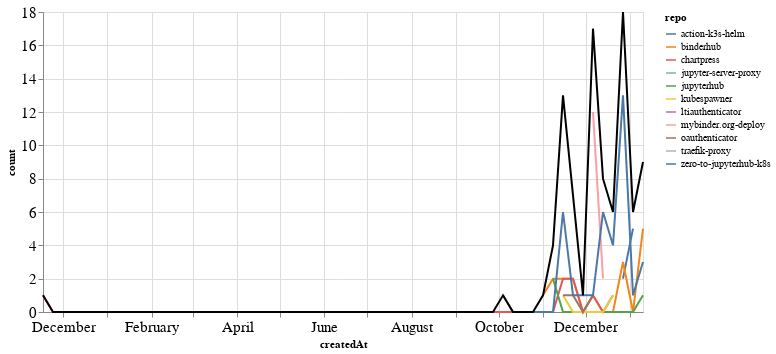

The notebook cell saved with this chart:
### Markdown cell above
### PRs

### Code cell
prs_time = prs.groupby('repo').resample('W', on='createdAt').count()['author'].reset_index()
prs_time = prs_time.rename(columns={'author': 'count'})
prs_time_total = prs_time.groupby('createdAt').agg({"count": "sum"}).reset_index()

ch1 = alt.Chart(prs_time, width=600).mark_line().encode(
    x='createdAt',
    y='count',
    color='repo',
    tooltip="repo"
)

ch2 = alt.Chart(prs_time_total, width=600).mark_line(color="black").encode(
    x='createdAt',
    y='count',
)

ch1 + ch2

### Figure 1 — Vega-Lite specification as saved in the notebook (floating-point values rounded to 4 significant figures)
{"config": {"axisLeft": {"labelFontSize": 15}, "axisBottom": {"labelFontSize": 15}}, "layer": [{"data": {"name": "data-f443311d548c86524df70fe2600067a6"}, "mark": "line", "encoding": {"color": {"type": "nominal", "field": "repo"}, "tooltip": {"type": "nominal", "field": "repo"}, "x": {"type": "temporal", "field": "createdAt"}, "y": {"type": "quantitative", "field": "count"}}, "width": 600}, {"data": {"name": "data-e96bc189ea5273c5446f15436dd06cc3"}, "mark": {"type": "line", "color": "black"}, "encoding": {"x": {"type": "temporal", "field": "createdAt"}, "y": {"type": "quantitative", "field": "count"}}, "width": 600}], "$schema": "https://vega.github.io/schema/vega-lite/v4.8.1.json", "datasets": {"data-f443311d548c86524df70fe2600067a6": [{"repo": "action-k3s-helm", "createdAt": "2020-12-27T00:00:00", "count": 2}, {"repo": "action-k3s-helm", "createdAt": "2021-01-03T00:00:00", "count": 5}, {"repo": "binderhub", "createdAt": "2020-11-01T00:00:00", "count": 1}, {"repo": "binderhub", "createdAt": "2020-11-08T00:00:00", "count": 2}, {"repo": "binderhub", "createdAt": "2020-11-15T00:00:00", "count": 2}, {"repo": "binderhub", "createdAt": "2020-11-22T00:00:00", "count": 2}, {"repo": "binderhub", "createdAt": "2020-11-29T00:00:00", "count": 0}, {"repo": "binderhub", "createdAt": "2020-12-06T00:00:00", "count": 1}, {"repo": "binderhub", "createdAt": "2020-12-13T00:00:00", "count": 0}, {"repo": "binderhub", "createdAt": "2020-12-20T00:00:00", "count": 0}, {"repo": "binderhub", "createdAt": "2020-12-27T00:00:00", "count": 3}, {"repo": "binderhub", "createdAt": "2021-01-03T00:00:00", "count": 0}, {"repo": "binderhub", "createdAt": "2021-01-10T00:00:00", "count": 5}, {"repo": "chartpress", "createdAt": "2019-11-17T00:00:00", "count": 1}, {"repo": "chartpress", "createdAt": "2019-11-24T00:00:00", "count": 0}, {"repo": "chartpress", "createdAt": "2019-12-01T00:00:00", "count": 0}, {"repo": "chartpress", "createdAt": "2019-12-08T00:00:00", "count": 0}, {"repo": "chartpress", "createdAt": "2019-12-15T00:00:00", "count": 0}, {"repo": "chartpress", "createdAt": "2019-12-22T00:00:00", "count": 0}, {"repo": "chartpress", "createdAt": "2019-12-29T00:00:00", "count": 0}, {"repo": "chartpress", "createdAt": "2020-01-05T00:00:00", "count": 0}, {"repo": "chartpress", "createdAt": "2020-01-12T00:00:00", "count": 0}, {"repo": "chartpress", "createdAt": "2020-01-19T00:00:00", "count": 0}, {"repo": "chartpress", "createdAt": "2020-01-26T00:00:00", "count": 0}, {"repo": "chartpress", "createdAt": "2020-02-02T00:00:00", "count": 0}, {"repo": "chartpress", "createdAt": "2020-02-09T00:00:00", "count": 0}, {"repo": "chartpress", "createdAt": "2020-02-16T00:00:00", "count": 0}, {"repo": "chartpress", "createdAt": "2020-02-23T00:00:00", "count": 0}, {"repo": "chartpress", "createdAt": "2020-03-01T00:00:00", "count": 0}, {"repo": "chartpress", "createdAt": "2020-03-08T00:00:00", "count": 0}, {"repo": "chartpress", "createdAt": "2020-03-15T00:00:00", "count": 0}, {"repo": "chartpress", "createdAt": "2020-03-22T00:00:00", "count": 0}, {"repo": "chartpress", "createdAt": "2020-03-29T00:00:00", "count": 0}, {"repo": "chartpress", "createdAt": "2020-04-05T00:00:00", "count": 0}, {"repo": "chartpress", "createdAt": "2020-04-12T00:00:00", "count": 0}, {"repo": "chartpress", "createdAt": "2020-04-19T00:00:00", "count": 0}, {"repo": "chartpress", "createdAt": "2020-04-26T00:00:00", "count": 0}, {"repo": "chartpress", "createdAt": "2020-05-03T00:00:00", "count": 0}, {"repo": "chartpress", "createdAt": "2020-05-10T00:00:00", "count": 0}, {"repo": "chartpress", "createdAt": "2020-05-17T00:00:00", "count": 0}, {"repo": "chartpress", "createdAt": "2020-05-24T00:00:00", "count": 0}, {"repo": "chartpress", "createdAt": "2020-05-31T00:00:00", "count": 0}, {"repo": "chartpress", "createdAt": "2020-06-07T00:00:00", "count": 0}, {"repo": "chartpress", "createdAt": "2020-06-14T00:00:00", "count": 0}, {"repo": "chartpress", "createdAt": "2020-06-21T00:00:00", "count": 0}, {"repo": "chartpress", "createdAt": "2020-06-28T00:00:00", "count": 0}, {"repo": "chartpress", "createdAt": "2020-07-05T00:00:00", "count": 0}, {"repo": "chartpress", "createdAt": "2020-07-12T00:00:00", "count": 0}, {"repo": "chartpress", "createdAt": "2020-07-19T00:00:00", "count": 0}, {"repo": "chartpress", "createdAt": "2020-07-26T00:00:00", "count": 0}, {"repo": "chartpress", "createdAt": "2020-08-02T00:00:00", "count": 0}, {"repo": "chartpress", "createdAt": "2020-08-09T00:00:00", "count": 0}, {"repo": "chartpress", "createdAt": "2020-08-16T00:00:00", "count": 0}, {"repo": "chartpress", "createdAt": "2020-08-23T00:00:00", "count": 0}, {"repo": "chartpress", "createdAt": "2020-08-30T00:00:00", "count": 0}, {"repo": "chartpress", "createdAt": "2020-09-06T00:00:00", "count": 0}, {"repo": "chartpress", "createdAt": "2020-09-13T00:00:00", "count": 0}, {"repo": "chartpress", "createdAt": "2020-09-20T00:00:00", "count": 0}, {"repo": "chartpress", "createdAt": "2020-09-27T00:00:00", "count": 0}, {"repo": "chartpress", "createdAt": "2020-10-04T00:00:00", "count": 0}, {"repo": "chartpress", "createdAt": "2020-10-11T00:00:00", "count": 0}, {"repo": "chartpress", "createdAt": "2020-10-18T00:00:00", "count": 0}, {"repo": "chartpress", "createdAt": "2020-10-25T00:00:00", "count": 0}, {"repo": "chartpress", "createdAt": "2020-11-01T00:00:00", "count": 0}, {"repo": "chartpress", "createdAt": "2020-11-08T00:00:00", "count": 0}, {"repo": "chartpress", "createdAt": "2020-11-15T00:00:00", "count": 2}, {"repo": "chartpress", "createdAt": "2020-11-22T00:00:00", "count": 2}, {"repo": "chartpress", "createdAt": "2020-11-29T00:00:00", "count": 0}, {"repo": "chartpress", "createdAt": "2020-12-06T00:00:00", "count": 1}, {"repo": "chartpress", "createdAt": "2020-12-13T00:00:00", "count": 0}, {"repo": "chartpress", "createdAt": "2020-12-20T00:00:00", "count": 1}, {"repo": "jupyter-server-proxy", "createdAt": "2020-11-22T00:00:00", "count": 1}, {"repo": "jupyterhub", "createdAt": "2020-11-08T00:00:00", "count": 2}, {"repo": "jupyterhub", "createdAt": "2020-11-15T00:00:00", "count": 0}, {"repo": "jupyterhub", "createdAt": "2020-11-22T00:00:00", "count": 0}, {"repo": "jupyterhub", "createdAt": "2020-11-29T00:00:00", "count": 0}, {"repo": "jupyterhub", "createdAt": "2020-12-06T00:00:00", "count": 0}, {"repo": "jupyterhub", "createdAt": "2020-12-13T00:00:00", "count": 0}, {"repo": "jupyterhub", "createdAt": "2020-12-20T00:00:00", "count": 0}, {"repo": "jupyterhub", "createdAt": "2020-12-27T00:00:00", "count": 0}, {"repo": "jupyterhub", "createdAt": "2021-01-03T00:00:00", "count": 0}, {"repo": "jupyterhub", "createdAt": "2021-01-10T00:00:00", "count": 1}, {"repo": "kubespawner", "createdAt": "2020-11-15T00:00:00", "count": 1}, {"repo": "kubespawner", "createdAt": "2020-11-22T00:00:00", "count": 0}, {"repo": "kubespawner", "createdAt": "2020-11-29T00:00:00", "count": 0}, {"repo": "kubespawner", "createdAt": "2020-12-06T00:00:00", "count": 0}, {"repo": "kubespawner", "createdAt": "2020-12-13T00:00:00", "count": 0}, {"repo": "kubespawner", "createdAt": "2020-12-20T00:00:00", "count": 1}, {"repo": "ltiauthenticator", "createdAt": "2020-11-15T00:00:00", "count": 1}, {"repo": "mybinder.org-deploy", "createdAt": "2020-12-06T00:00:00", "count": 12}, {"repo": "mybinder.org-deploy", "createdAt": "2020-12-13T00:00:00", "count": 2}, {"repo": "oauthenticator", "createdAt": "2020-11-15T00:00:00", "count": 1}, {"repo": "oauthenticator", "createdAt": "2020-11-22T00:00:00", "count": 1}, {"repo": "oauthenticator", "createdAt": "2020-11-29T00:00:00", "count": 0}, {"repo": "oauthenticator", "createdAt": "2020-12-06T00:00:00", "count": 1}, {"repo": "traefik-proxy", "createdAt": "2020-12-06T00:00:00", "count": 1}, {"repo": "zero-to-jupyterhub-k8s", "createdAt": "2020-10-04T00:00:00", "count": 1}, {"repo": "zero-to-jupyterhub-k8s", "createdAt": "2020-10-11T00:00:00", "count": 0}, {"repo": "zero-to-jupyterhub-k8s", "createdAt": "2020-10-18T00:00:00", "count": 0}, {"repo": "zero-to-jupyterhub-k8s", "createdAt": "2020-10-25T00:00:00", "count": 0}, {"repo": "zero-to-jupyterhub-k8s", "createdAt": "2020-11-01T00:00:00", "count": 0}, {"repo": "zero-to-jupyterhub-k8s", "createdAt": "2020-11-08T00:00:00", "count": 0}, {"repo": "zero-to-jupyterhub-k8s", "createdAt": "2020-11-15T00:00:00", "count": 6}, {"repo": "zero-to-jupyterhub-k8s", "createdAt": "2020-11-22T00:00:00", "count": 1}, {"repo": "zero-to-jupyterhub-k8s", "createdAt": "2020-11-29T00:00:00", "count": 1}, {"repo": "zero-to-jupyterhub-k8s", "createdAt": "2020-12-06T00:00:00", "count": 1}, {"repo": "zero-to-jupyterhub-k8s", "createdAt": "2020-12-13T00:00:00", "count": 6}, {"repo": "zero-to-jupyterhub-k8s", "createdAt": "2020-12-20T00:00:00", "count": 4}, {"repo": "zero-to-jupyterhub-k8s", "createdAt": "2020-12-27T00:00:00", "count": 13}, {"repo": "zero-to-jupyterhub-k8s", "createdAt": "2021-01-03T00:00:00", "count": 1}, {"repo": "zero-to-jupyterhub-k8s", "createdAt": "2021-01-10T00:00:00", "count": 3}], "data-e96bc189ea5273c5446f15436dd06cc3": [{"createdAt": "2019-11-17T00:00:00", "count": 1}, {"createdAt": "2019-11-24T00:00:00", "count": 0}, {"createdAt": "2019-12-01T00:00:00", "count": 0}, {"createdAt": "2019-12-08T00:00:00", "count": 0}, {"createdAt": "2019-12-15T00:00:00", "count": 0}, {"createdAt": "2019-12-22T00:00:00", "count": 0}, {"createdAt": "2019-12-29T00:00:00", "count": 0}, {"createdAt": "2020-01-05T00:00:00", "count": 0}, {"createdAt": "2020-01-12T00:00:00", "count": 0}, {"createdAt": "2020-01-19T00:00:00", "count": 0}, {"createdAt": "2020-01-26T00:00:00", "count": 0}, {"createdAt": "2020-02-02T00:00:00", "count": 0}, {"createdAt": "2020-02-09T00:00:00", "count": 0}, {"createdAt": "2020-02-16T00:00:00", "count": 0}, {"createdAt": "2020-02-23T00:00:00", "count": 0}, {"createdAt": "2020-03-01T00:00:00", "count": 0}, {"createdAt": "2020-03-08T00:00:00", "count": 0}, {"createdAt": "2020-03-15T00:00:00", "count": 0}, {"createdAt": "2020-03-22T00:00:00", "count": 0}, {"createdAt": "2020-03-29T00:00:00", "count": 0}, {"createdAt": "2020-04-05T00:00:00", "count": 0}, {"createdAt": "2020-04-12T00:00:00", "count": 0}, {"createdAt": "2020-04-19T00:00:00", "count": 0}, {"createdAt": "2020-04-26T00:00:00", "count": 0}, {"createdAt": "2020-05-03T00:00:00", "count": 0}, {"createdAt": "2020-05-10T00:00:00", "count": 0}, {"createdAt": "2020-05-17T00:00:00", "count": 0}, {"createdAt": "2020-05-24T00:00:00", "count": 0}, {"createdAt": "2020-05-31T00:00:00", "count": 0}, {"createdAt": "2020-06-07T00:00:00", "count": 0}, {"createdAt": "2020-06-14T00:00:00", "count": 0}, {"createdAt": "2020-06-21T00:00:00", "count": 0}, {"createdAt": "2020-06-28T00:00:00", "count": 0}, {"createdAt": "2020-07-05T00:00:00", "count": 0}, {"createdAt": "2020-07-12T00:00:00", "count": 0}, {"createdAt": "2020-07-19T00:00:00", "count": 0}, {"createdAt": "2020-07-26T00:00:00", "count": 0}, {"createdAt": "2020-08-02T00:00:00", "count": 0}, {"createdAt": "2020-08-09T00:00:00", "count": 0}, {"createdAt": "2020-08-16T00:00:00", "count": 0}, {"createdAt": "2020-08-23T00:00:00", "count": 0}, {"createdAt": "2020-08-30T00:00:00", "count": 0}, {"createdAt": "2020-09-06T00:00:00", "count": 0}, {"createdAt": "2020-09-13T00:00:00", "count": 0}, {"createdAt": "2020-09-20T00:00:00", "count": 0}, {"createdAt": "2020-09-27T00:00:00", "count": 0}, {"createdAt": "2020-10-04T00:00:00", "count": 1}, {"createdAt": "2020-10-11T00:00:00", "count": 0}, {"createdAt": "2020-10-18T00:00:00", "count": 0}, {"createdAt": "2020-10-25T00:00:00", "count": 0}, {"createdAt": "2020-11-01T00:00:00", "count": 1}, {"createdAt": "2020-11-08T00:00:00", "count": 4}, {"createdAt": "2020-11-15T00:00:00", "count": 13}, {"createdAt": "2020-11-22T00:00:00", "count": 7}, {"createdAt": "2020-11-29T00:00:00", "count": 1}, {"createdAt": "2020-12-06T00:00:00", "count": 17}, {"createdAt": "2020-12-13T00:00:00", "count": 8}, {"createdAt": "2020-12-20T00:00:00", "count": 6}, {"createdAt": "2020-12-27T00:00:00", "count": 18}, {"createdAt": "2021-01-03T00:00:00", "count": 6}, {"createdAt": "2021-01-10T00:00:00", "count": 9}]}}
